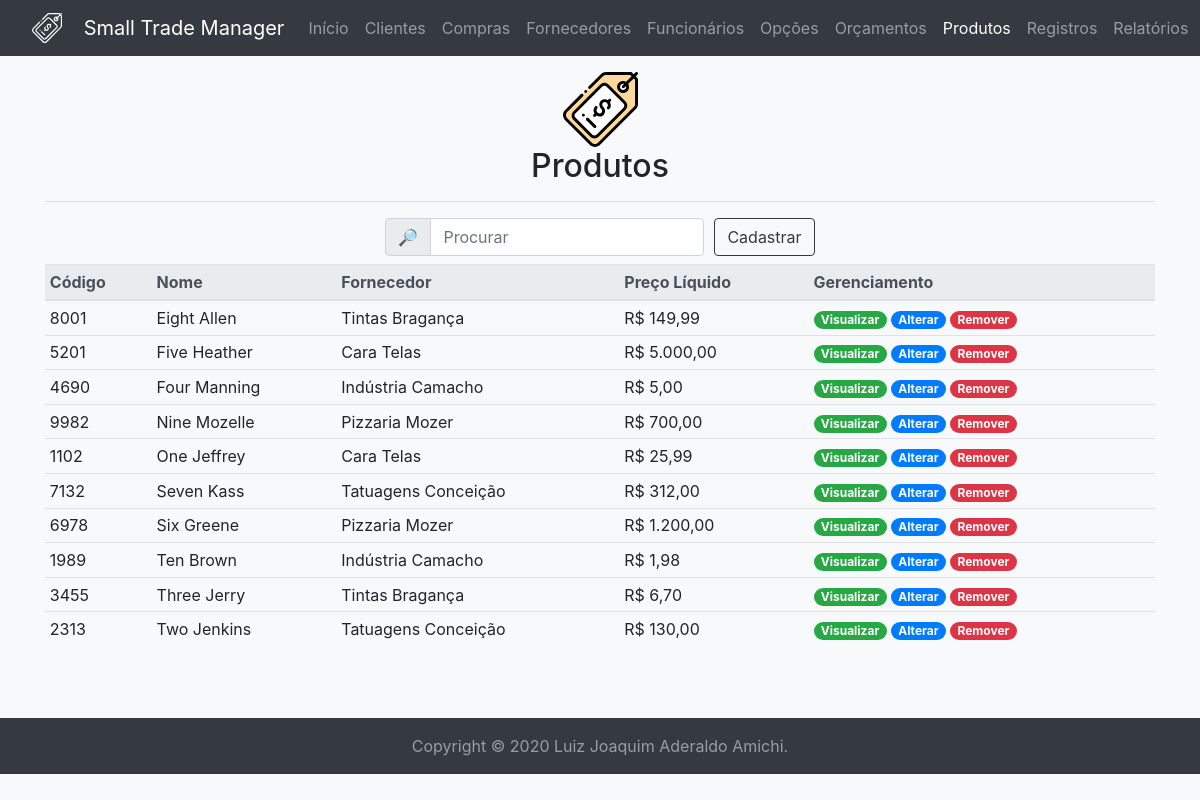
Page /product/ (signed in) on the committed database.
### tables this page shows
create table if not exists products (
	id int unsigned auto_increment not null primary key,
	code int unsigned not null unique,
	name varchar(32) character set 'utf8' not null,
	provider int unsigned not null,
	unity varchar(4) character set 'utf8' not null,
	gross_price decimal(6,2) not null,
	net_price decimal(6,2) not null,
	minimum_stock int unsigned not null,
	maximum_stock int unsigned not null,
	amount int unsigned not null,
	weigth float unsigned not null,
	situation tinyint(1) unsigned not null,
	source tinyint(1) unsigned not null,
	foreign key(provider) references providers(id)
);

create table if not exists providers (
	id int unsigned auto_increment not null primary key,
	company_name varchar(32) character set 'utf8' not null,
	fantasy_name varchar(64) character set 'utf8' not null,
	state_registration char(12) character set 'utf8' null unique,
	cnpj char(14) character set 'utf8' not null unique,
	foundation_date date not null,
	postal_code char(8) character set 'utf8' null,
	district varchar(32) character set 'utf8' null,
	city varchar(64) character set 'utf8' not null,
	state char(2) character set 'utf8' not null,
	address varchar(64) character set 'utf8' not null,
	number int unsigned not null,
	complement varchar(32) character set 'utf8' null,
	email varchar(32) character set 'utf8' not null,
	phone char(10) character set 'utf8' not null,
	cell_phone char(11) character set 'utf8' null,
	note varchar(512) character set 'utf8' null
);

### mysql.php (called while the page is built, shortened)
<?php
$db = null;
function execute(string $query, ?object &$record=null): array|bool {
	global $db;
	$operation = strtolower(substr($query, 0, 6));
	$tuple = $record ? convert($record) : $record;
	$connection = $db ?? open();
	$stmt = null;
	if($connection) {
		try {
			if($operation == 'delete') {
				$queries = explode(';', $query);
				foreach($queries as $query) {
					if(!empty($query)) {
						$stmt = $connection->prepare($query);
						$stmt->execute();
					}
				}
			}
			elseif(in_array($operation, ['insert', 'select', 'update'])) {
				$stmt = $connection->prepare($query);
				$stmt->execute($tuple);
			}
			if($operation == 'select') {
				return $stmt->fetchAll(\PDO::FETCH_OBJ);
			}
			elseif(in_array($operation, ['delete', 'insert', 'update'])) {
				if($operation == 'insert' && $record) {
					$record->id = $connection->lastInsertId() ?: ($record->id ?? 0);
				}
				$commit = $connection->commit();
				return (bool) ($operation == 'delete' ? $commit : $stmt->rowCount());
			}
		}
		catch(\PDOException $e) {
			\util\history($e);
			if($operation == 'select') {
				return [];
			}
			elseif(in_array($operation, ['delete', 'insert', 'update'])) {
				$connection->rollBack();
				return false;
			}
		}
		finally {
			$connection = null;
		}
	}
	return false;
}
function open(): ?\PDO {
	global $db;
	if(!$db) {
		try {
			$db = new \PDO('mysql:host=' . MYSQL_HOST . ';dbname=' . MYSQL_SCHEMA, MYSQL_USER, MYSQL_PASSWORD);
			$db->setAttribute(\PDO::ATTR_ERRMODE, \PDO::ERRMODE_EXCEPTION);
			$db->setAttribute(\PDO::ATTR_DEFAULT_FETCH_MODE, \PDO::FETCH_OBJ);
			return $db;
		}
		catch(\PDOException $e) {
			\util\history($e);
			return null;
		}
	}
	return $db;
}

### controllers/product.php (called while the page is built, shortened)
<?php
require_once __DIR__ . '/../mysql.php';
function beautify(object $tuple): object {
	$tuple->gross_price = 'R$ ' . number_format($tuple->gross_price, 2, ',', '.');
	$tuple->net_price = 'R$ ' . number_format($tuple->net_price, 2, ',', '.');
	$tuple->minimum_stock = number_format($tuple->minimum_stock, 0, '.', '.');
	$tuple->maximum_stock = number_format($tuple->maximum_stock, 0, '.', '.');
	$tuple->amount = number_format($tuple->amount, 0, '.', '.');
	$tuple->weigth = number_format($tuple->weigth, 3, ',', '.');
	$tuple->situation = $tuple->situation == 0 ? 'Inativo' : 'Ativo';
	$tuple->source = $tuple->source == 0 ? 'Nacional' : 'Internacional';
	return $tuple;
}

### templates/product/index.php (the view, shortened to what this page needs)
	<div class="container mb-5">
		<div class="my-3 text-center">
			<img alt="Produto" class="img-fluid mx-3" height="75" src="<?=BASE_URL?>img/product-color.svg" width="75"/>
			<h2><?=PAGE_TITLE?></h2>
			<hr/>
		</div>
		<form accept-charset="utf-8" class="form-inline justify-content-center" action="<?=BASE_URL . 'action/' . PAGE_NAME?>/select/" autocomplete="on" enctype="application/x-www-form-urlencoded" id="search-product" method="get" name="search-product" rel="noopener" target="_self">
			<div class="form-row align-items-center">
				<div class="col-auto">
					<div class="input-group mb-2">
						<div class="input-group-prepend">
							<div class="input-group-text">&#128270;</div>
						</div>
						<input class="form-control" form="search-product" id="search" minlength="1" name="all" placeholder="Procurar" required type="search"/>
					</div>
				</div>
				<div class="col-auto">
					<a class="btn btn-outline-dark mb-2" href="<?=BASE_URL . PAGE_NAME?>/insert/" role="button">Cadastrar</a>
				</div>
			</div>
		</form>
		<table class="table table-hover table-sm">
			<caption></caption>
			<thead class="thead-light">
				<tr>
					<th id="code" scope="row">Código</th>
					<th id="name" scope="row">Nome</th>
					<th id="provider" scope="row">Fornecedor</th>
					<th id="net_price" scope="row">Preço Líquido</th>
					<th id="manage" scope="row">Gerenciamento</th>
				</tr>
			</thead>
			<tbody>
				<?php foreach($tuples as $tuple): ?>
				<tr class="text-truncate" id="<?=$tuple->id?>">
					<td><?=$tuple->code?></td>
					<td><?=$tuple->name?></td>
					<td><?=$tuple->provider->fantasy_name?></td>
					<td><?=$tuple->net_price?></td>
					<td>
						<a href="<?=BASE_URL . PAGE_NAME?>/view/?id=<?=$tuple->id?>"><span class="badge badge-pill badge-success">Visualizar</span></a>
						<a href="<?=BASE_URL . PAGE_NAME?>/update/?id=<?=$tuple->id?>"><span class="badge badge-pill badge-primary">Alterar</span></a>
						<a data-action="remove-btn" data-id="<?=$tuple->id?>" data-model="<?=BASE_URL . 'action/' . PAGE_NAME?>/delete/" data-target="#remove-modal" data-toggle="modal" href="#"><span class="badge badge-pill badge-danger">Remover</span></a>
					</td>
				</tr>
				<?php endforeach; ?>
			</tbody>
		</table>
	</div>
</body>
</html>

### rows in the picture
products: code "8001", name "Eight Allen", provider.fantasy_name "Tintas Bragança", net_price "R$ 149,99"
products: code "5201", name "Five Heather", provider.fantasy_name "Cara Telas", net_price "R$ 5.000,00"
products: code "4690", name "Four Manning", provider.fantasy_name "Indústria Camacho", net_price "R$ 5,00"
products: code "9982", name "Nine Mozelle", provider.fantasy_name "Pizzaria Mozer", net_price "R$ 700,00"
products: code "1102", name "One Jeffrey", provider.fantasy_name "Cara Telas", net_price "R$ 25,99"
products: code "7132", name "Seven Kass", provider.fantasy_name "Tatuagens Conceição", net_price "R$ 312,00"
products: code "6978", name "Six Greene", provider.fantasy_name "Pizzaria Mozer", net_price "R$ 1.200,00"
products: code "1989", name "Ten Brown", provider.fantasy_name "Indústria Camacho", net_price "R$ 1,98"
products: code "3455", name "Three Jerry", provider.fantasy_name "Tintas Bragança", net_price "R$ 6,70"
products: code "2313", name "Two Jenkins", provider.fantasy_name "Tatuagens Conceição", net_price "R$ 130,00"

### other values in the picture
PAGE_TITLE "Produtos"
